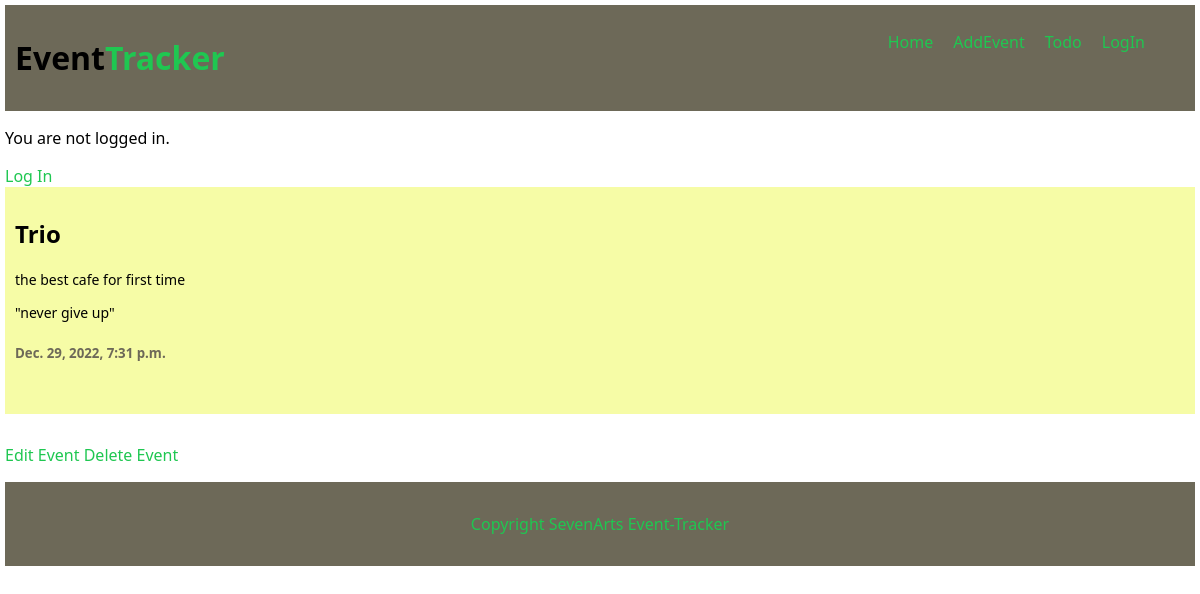
The app's page /event/3/ with its own data.
### event/models.py (models this page shows, shortened)
class Post(models.Model):
    title = models.CharField(max_length=255)
    body = models.TextField()
    qoutes = models.TextField()
    created_at = models.DateTimeField(auto_now_add = True)

### event/views.py (the view)
# urls.py: path('event/<int:pk>/', EventDetailView.as_view(), name='post_detail'),
class EventDetailView(DetailView):
    model = Post
    template_name = 'event/post_detail.html'

### event/templates/event/post_detail.html
{% extends 'event/base.html' %}
{% block content %}
    <div class="poster">
        <h2>{{ post.title }}</h2>
        <p>{{post.body}}</p>
        <p>{{ post.qoutes }}</p>
        <h5>{{ post.created_at }}</h5>
    </div>
    <a href="{% url 'event_edit' post.pk %}">Edit Event</a>
    <a href="{% url 'event_delete' post.pk %}">Delete Event</a>
{% endblock content %}

### event/static/css/core.css (style rules this page uses)
body { font-family: 'Segoe UI', Tahoma, Geneva, Verdana, sans-serif; color: rgb(0, 0, 0); padding: 5px; margin: 0; }
.poster { background-color: #f6fca6; padding: 10px; align-items: center; align-items: center; margin-bottom: 30px; overflow: hidden; padding-bottom: 30px; }
.poster h5 { color: #6d6958; }
.poster p { font-size: 14px; }
a { text-decoration: none; color: #1fc751; }

### records on screen
Post: title "Trio", body "the best cafe for first time", qoutes "\"never give up\"", created_at "Dec. 29, 2022, 7:31 p.m."
